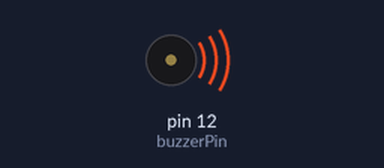
This sketch was run on a simulated Arduino Uno, built with avr-gcc and run on an emulated ATmega328P. On the bench: buzzer (waves = sounding).

Above: at 0.15 s.
At 36.39 s:
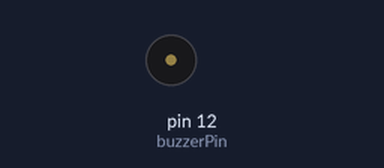
Timing chart, 0 to 40.0 s (numbered marks = the images above):
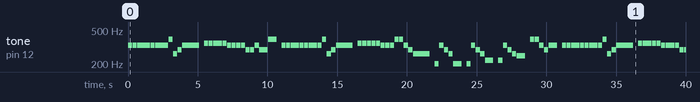

The sketch:

jingle_bells.ino
```cpp
const int buzzerPin = 12;
const int songLength = 160;
char notes[] = "eeeeeeegcde fffffeeeeddedg eeeeeeegcde fffffeeeggedc pedcp pedcy yedcv ggede eeeeeeegcde fffffeeeeddedg eeeeeeegcde fffffeeeggedc"; // a space represents a rest
int beats[] = {1,1,2,1,1,2,1,1,1,1,4,1,1,1,1,1,1,1,1,1,1,1,1,1,2,2,1,1,1,2,1,1,2,1,1,1,1,4,1,1,1,1,1,1,1,1,1,1,1,1,1,4,1,1,1,1,1,2,1,1,1,1,1,2,1,1,1,1,1,2,1,1,1,1,1,2,1,1,1,2,1,1,2,1,1,1,1,4,1,1,1,1,1,1,1,1,1,1,1,1,1,2,2,1,1,1,2,1,1,2,1,1,1,1,4,1,1,1,1,1,1,1,1,1,4,4,4,4,8};
int tempo = 300;
void setup()
{ pinMode(buzzerPin, OUTPUT); }
void loop()
{ int i, duration;
for (i = 0; i < songLength; i++) // step through the song arrays
{duration = beats[i] * tempo; // length of note/rest in ms
if (notes[i] == ' ') // is this a rest?
{ delay(duration); }
else // otherwise, play the note
{tone(buzzerPin, frequency(notes[i]), duration);
delay(duration); // wait for tone to finish
}
delay(tempo/10); }
while(true){} }
int frequency(char note)
{ int i;
const int numNotes = 11; // number of notes we're storing
char names[] = { 'p', 'y', 'v', 'c', 'd', 'e', 'f', 'g', 'a', 'b', 'C' };
int frequencies[] = {201, 222, 250, 262, 294, 330, 349, 392, 440, 494, 523};
for (i = 0; i < numNotes; i++)
{ if (names[i] == note)
{ return(frequencies[i]); } }
return(0); }
```

Measured:
- by itself, tone on pin 12 (buzzerPin): plays 330 Hz for 0.30 s, 330 Hz for 0.30 s, 330 Hz for 0.60 s, 330 Hz for 0.30 s, 330 Hz for 0.30 s, 330 Hz for 0.60 s … (91 notes in this stretch)
